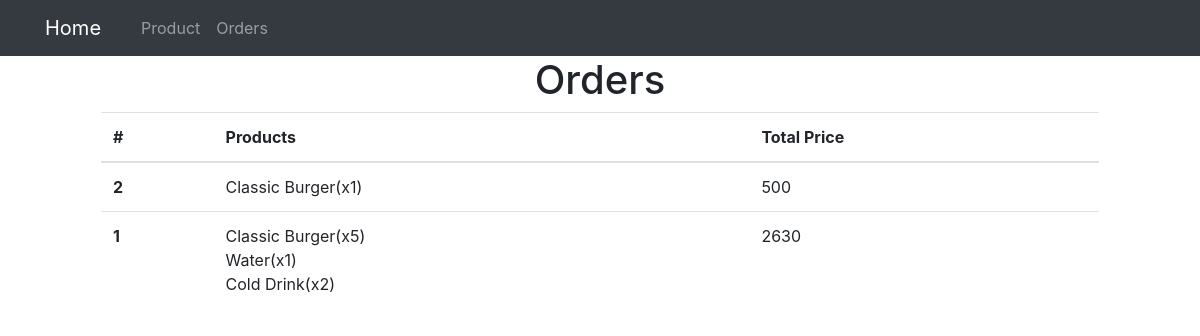
The app's page /order/list/ with its own data.
### order/models.py (models this page shows, shortened)
class Order(models.Model):
    timestamp = models.DateTimeField(auto_now_add=True)
    products = models.CharField(max_length=5000)
    def order_detail(self):
        order_data = json.loads(self.products)
        order_data.pop('total_price')
        return order_data
    def total_price(self):
        order_data = json.loads(self.products)
        return order_data.pop('total_price')

### order/views.py (the view)
# urls.py: path('list/', views.list, name='list'),
def list(request):
    return render(request, 'order/list.html', {
        'orders': Order.objects.all().order_by('-id')
    })

### templates/order/list.html (shortened to what this page needs)
{% extends 'base.html' %}
{% block body %}
{% load crispy_forms_tags %}
<div class="container">
    <h1 class="header">Orders</h1>
    <div class="mx-5 px-2">
        <table class="table">
            <thead>
              <tr>
                <th scope="col">#</th>
                <th scope="col">Products</th>
                <th scope="col">Total Price</th>
              </tr>
            </thead>
            <tbody>
                {% for order in orders %}
              <tr>
                <th scope="row">{{order.id}}</th>
                <td>
                    {% for key, value in order.order_detail.items%}
                    {{key}}(x{{value}})<br>
                    {% endfor %}
                </td>
                <td>{{order.total_price}}</td>
              </tr>
              {% endfor %}
            </tbody>
          </table>
    </div>
</div>
{% endblock body %}

### templates/order/list.html (style rules this page uses)
.header { text-align: center }

### records on screen
Order: id "2", order_detail "Classic Burger", order_detail "1", total_price "500"
Order: id "1", order_detail "Classic Burger" "Water" "Cold Drink", order_detail "5" "1" "2", total_price "2630"
